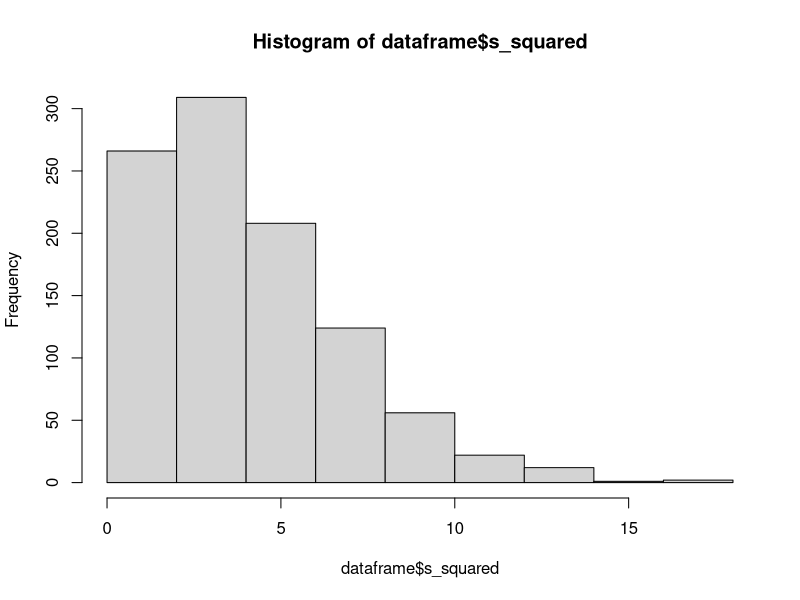
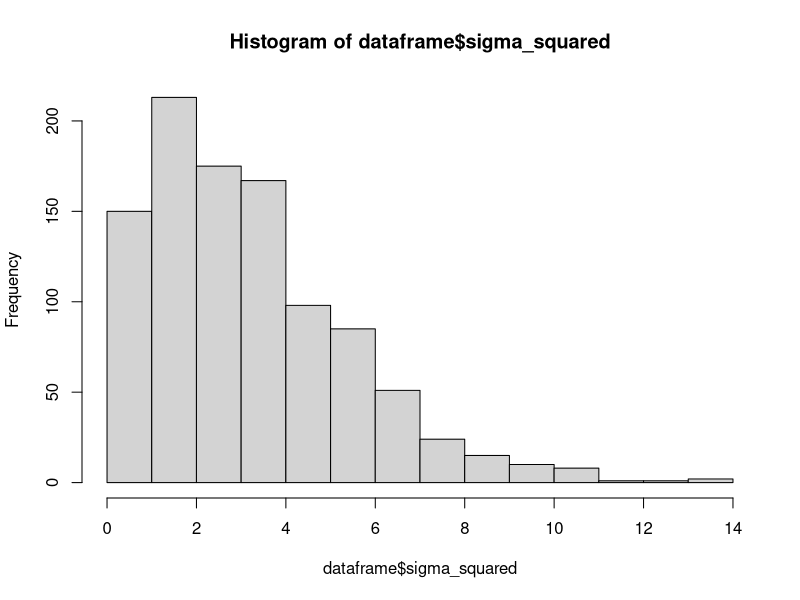
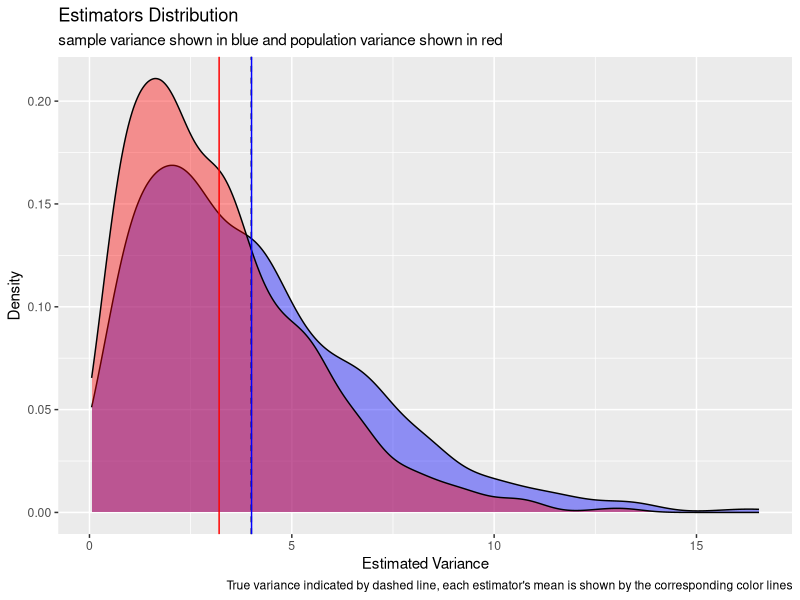
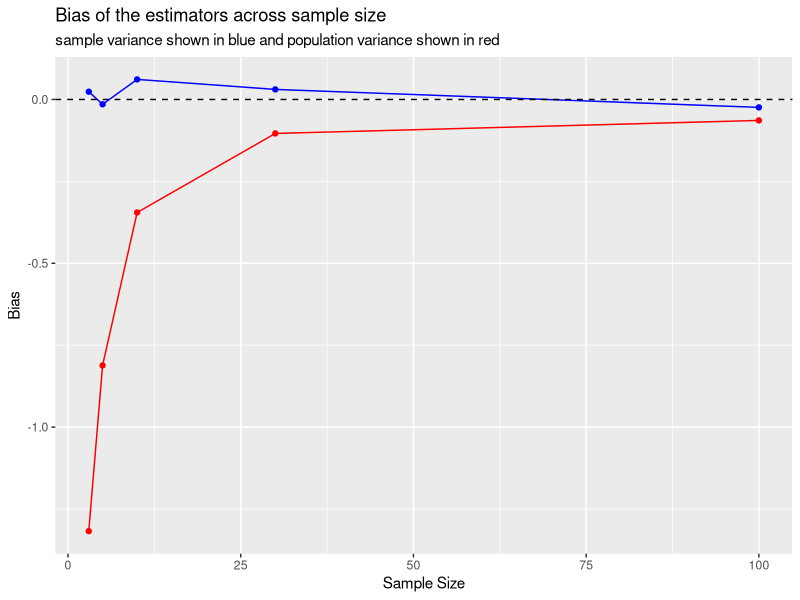
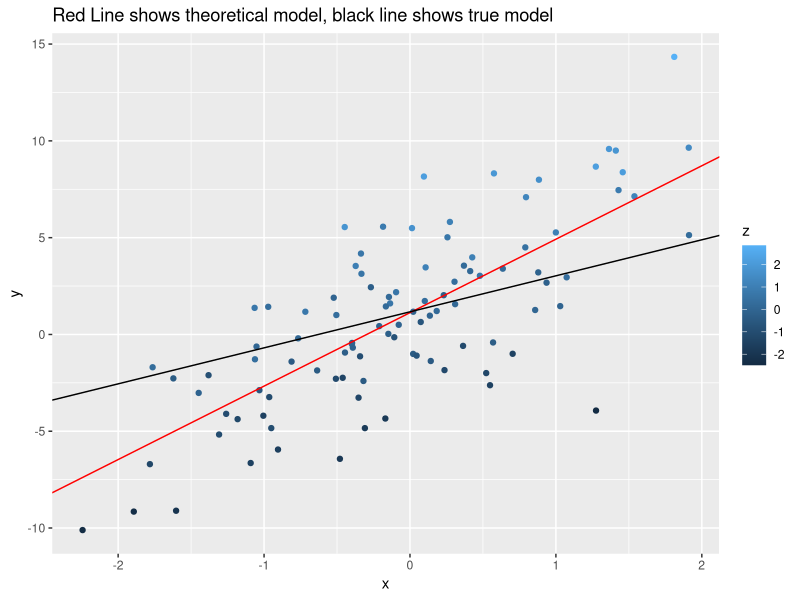
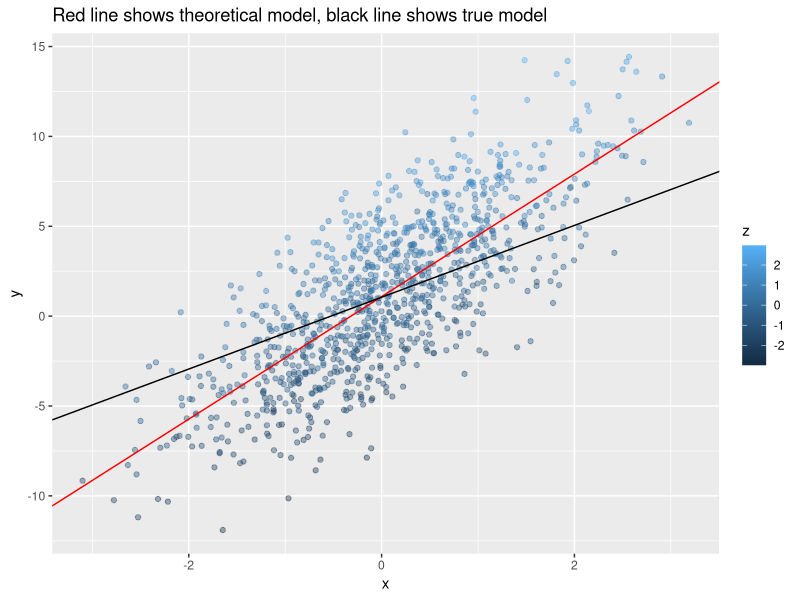
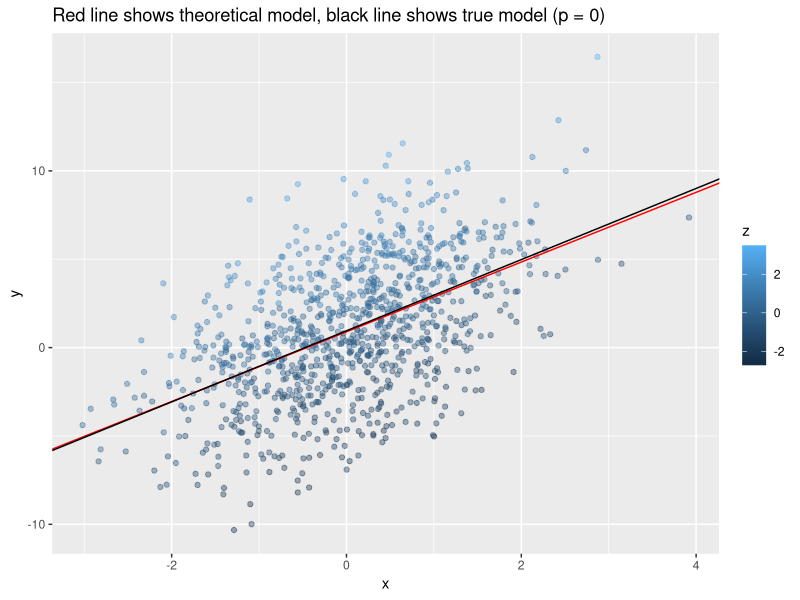

Source code (R) for these figures, in order:
## ---- chunk 1
library(tidyverse)
## ---- chunk 2
set.seed(23242123)

estimates <- function(x){
  samplevariance <- var(x)
  sd <- sd(x)
  estpopvariance <- samplevariance * ((length(x)-1)/length(x))
  return(c(s_squared = samplevariance,
           sd = sd,
           sigma_squared = estpopvariance))
}

sample <- rnorm(10,0,2)
## ---- chunk 3
estimates(sample)
## ---- chunk 4
results <- replicate(1000, estimates(rnorm(5,0,2)))

class(results) #not a data frame yet

dataframe <- as.data.frame(t(results))

class(dataframe)

hist(dataframe$s_squared)
hist(dataframe$sigma_squared)

ggplot(data = dataframe) +
  geom_density(aes(x = s_squared), fill = "blue", alpha = 0.4) +
  geom_density(aes(x = sigma_squared), fill = "red", alpha = 0.4) +
  geom_vline(xintercept = 4, linetype = "dashed") +
  geom_vline(xintercept = mean(dataframe$s_squared), color = "blue") +
  geom_vline(xintercept = mean(dataframe$sigma_squared), color = "red") +
  labs(title = "Estimators Distribution",
       x = "Estimated Variance",
       y = "Density",
       subtitle = "sample variance shown in blue and population variance shown in red",
       caption = "True variance indicated by dashed line, each estimator's mean is shown by the corresponding color lines")
## ---- chunk 5
results_n3 <- replicate(1000, estimates(rnorm(3,0,2)))
results_n5 <- replicate(1000, estimates(rnorm(5,0,2)))
results_n10 <- replicate(1000, estimates(rnorm(10,0,2)))
results_n30 <- replicate(1000, estimates(rnorm(30,0,2)))
results_n100 <- replicate(1000, estimates(rnorm(100,0,2)))

# transposing matrices and saving as dataframes

dataframe3 <- as.data.frame(t(results_n3))
dataframe5 <- as.data.frame(t(results_n5))
dataframe10 <- as.data.frame(t(results_n10))
dataframe30 <- as.data.frame(t(results_n30))
dataframe100 <- as.data.frame(t(results_n100))

# recording bias for each estimator across observations

bias_s2_n3 <- mean(dataframe3$s_squared) - 4
bias_s2_n5 <- mean(dataframe5$s_squared) - 4
bias_s2_n10 <- mean(dataframe10$s_squared) - 4
bias_s2_n30 <- mean(dataframe30$s_squared) - 4
bias_s2_n100 <- mean(dataframe100$s_squared) - 4
bias_sigma_n3 <- mean(dataframe3$sigma_squared) - 4
bias_sigma_n5 <- mean(dataframe5$sigma_squared) - 4
bias_sigma_n10 <- mean(dataframe10$sigma_squared) - 4
bias_sigma_n30 <- mean(dataframe30$sigma_squared) - 4
bias_sigma_n100 <- mean(dataframe100$sigma_squared) - 4

# creating new dataframe to store the values

bias <- data.frame(
  s2_bias = c(bias_s2_n3, bias_s2_n5, bias_s2_n10, bias_s2_n30, bias_s2_n100),
  sigma_bias = c(bias_sigma_n3, bias_sigma_n5, bias_sigma_n10,
                 bias_sigma_n30, bias_sigma_n100),
  sample_size = c(3,5,10,30,100)
)
## ---- chunk 6
# creating a plot to show results

ggplot(data = bias, aes(x = sample_size)) +
  geom_line(aes(y = s2_bias), color = "blue") +
  geom_point(aes(y = s2_bias), color = "blue") +
  geom_line(aes(y = sigma_bias), color = "red") +
  geom_point(aes(y = sigma_bias), color = "red") +
  geom_hline(yintercept = 0, linetype = "dashed") +
  labs(title = "Bias of the estimators across sample size",
       x = "Sample Size",
       y = "Bias",
       subtitle = "sample variance shown in blue and population variance shown in red")
## ---- chunk 7
# calculating bias of sd across sample size
bias_sd_n3 <- mean(dataframe3$sd) - 2
bias_sd_n5 <- mean(dataframe5$sd) - 2
bias_sd_n10 <- mean(dataframe10$sd) - 2
bias_sd_n30 <- mean(dataframe30$sd) - 2
bias_sd_n100 <- mean(dataframe100$sd) - 2

# adding it to the bias dataframe
bias$bias_sd <- c(bias_sd_n3, bias_sd_n5, bias_sd_n10, bias_sd_n30, bias_sd_n100)
bias
## ---- chunk 8
# Calculating SD at n = 5 of the variance estimators

sd(dataframe5$s_squared)
sd(dataframe5$sigma_squared)
## ---- chunk 9
set.seed(120938123)
# creating variables

p <- 0.5
z <- rnorm(100,0,1)
u <- rnorm(100,0,1)
x <- p * z + sqrt(1 - p^2) * u
e <- rnorm(100,0,1)
y <- 1 + 2 * x + 3 * z + e
## ---- chunk 10
data100 <- data.frame(x, y, z)

theorymodel <- lm(y ~ x, data = data100)
truemodel <- lm(y ~ x + z, data = data100)

summary(theorymodel)
summary(truemodel)
## ---- chunk 11
# plotting to describe the findings

theory_intercept <- coef(theorymodel)[["(Intercept)"]]
theory_slope <- coef(theorymodel)[["x"]]
true_intercept <- coef(truemodel)[["(Intercept)"]]
true_slope <- coef(truemodel)[["x"]]

ggplot(data = data100, aes(x = x, y = y)) +
  geom_point(aes(color = z)) +
  geom_abline(intercept = theory_intercept, slope = theory_slope,
              color = "red") +
  geom_abline(intercept = true_intercept, slope = true_slope,
              color = "black") +
  labs(title = "Red Line shows theoretical model, black line shows true model")
## ---- chunk 12
n <- 1000
p <- 0.5
z <- rnorm(n, 0, 1)
u <- rnorm(n, 0, 1)
x <- p * z + sqrt(1 - p^2) * u
e <- rnorm(n, 0, 1)
y <- 1 + 2 * x + 3 * z + e

data1000 <- data.frame(x, y, z)

theorymodel1000 <- lm(y ~ x, data = data1000)
truemodel1000 <- lm(y ~ x + z, data = data1000)

theory_intercept1000 <- coef(theorymodel1000)[["(Intercept)"]]
theory_slope1000 <- coef(theorymodel1000)[["x"]]
true_intercept1000 <- coef(truemodel1000)[["(Intercept)"]]
true_slope1000 <- coef(truemodel1000)[["x"]]

ggplot(data = data1000, aes(x = x, y = y)) +
  geom_point(aes(color = z), alpha = 0.4) +
  geom_abline(intercept = theory_intercept1000, slope = theory_slope1000,
              color = "red") +
  geom_abline(intercept = true_intercept1000, slope = true_slope1000,
              color = "black") +
  labs(title = "Red line shows theoretical model, black line shows true model")
## ---- chunk 13
# checking differences

theory_slope
theory_slope1000

true_slope
true_slope1000
## ---- chunk 14
n <- 1000
p <- 0
z <- rnorm(n, 0, 1)
u <- rnorm(n, 0, 1)
x <- p * z + sqrt(1 - p^2) * u
e <- rnorm(n, 0, 1)
y <- 1 + 2 * x + 3 * z + e

data1000_p0 <- data.frame(x, y, z)

theorymodel1000_p0 <- lm(y ~ x, data = data1000_p0)
truemodel1000_p0 <- lm(y ~ x + z, data = data1000_p0)

theory_intercept1000_p0 <- coef(theorymodel1000_p0)[["(Intercept)"]]
theory_slope1000_p0 <- coef(theorymodel1000_p0)[["x"]]
true_intercept1000_p0 <- coef(truemodel1000_p0)[["(Intercept)"]]
true_slope1000_p0 <- coef(truemodel1000_p0)[["x"]]

theory_slope1000_p0
true_slope1000_p0

ggplot(data = data1000_p0, aes(x = x, y = y)) +
  geom_point(aes(color = z), alpha = 0.4) +
  geom_abline(intercept = theory_intercept1000_p0, slope = theory_slope1000_p0,
              color = "red") +
  geom_abline(intercept = true_intercept1000_p0, slope = true_slope1000_p0,
              color = "black") +
  labs(title = "Red line shows theoretical model, black line shows true model (p = 0)")
